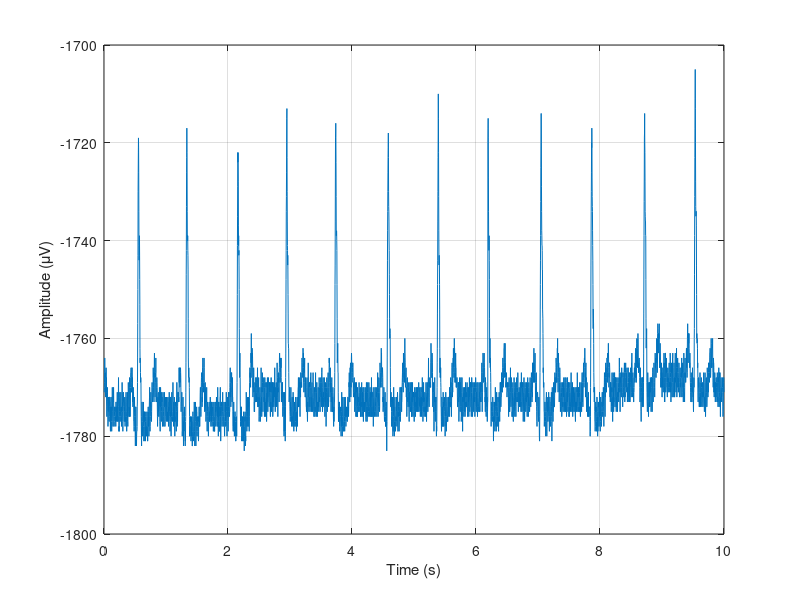

The MATLAB script that drew this image: (Note: this script raises an error after producing the figure.)
clear all; 
close all;

%% ======================================================= %%
% ELEC 6081 Biomedical Signals and Systems
% Assignment 2_2
% by Zhiguo Zhang, 10/2013

%% ============================2.1=========================== %%
%% load and display signal
load assg2_ecg
figure
N = length(signal);
t = [1:N]/Fs;
plot(t,signal)
xlabel('Time (s)')
ylabel('Amplitude (\muV)')
grid on
%print('ecg_signal_2_1','-dpng','-r300');

%% ============================2.2=========================== %%
%Level 5 decompostion, using db5 wavelet
[C,L] = wavedec(signal,5,'db5');

%Reconstruct level 5 approximation and Level 1-5 details

%Reconstruct Level 5 approximation
A5 = wrcoef('a',C,L,'db5',5);

%Reconstruct Level 1-5 details
D1 = wrcoef('d',C,L,'db5',1); 
D2 = wrcoef('d',C,L,'db5',2); 
D3 = wrcoef('d',C,L,'db5',3);
D4 = wrcoef('d',C,L,'db5',4);
D5 = wrcoef('d',C,L,'db5',5);

%Diplay approximations and decomposition
figure
subplot(2,3,1); plot(t,A5); 
title('Approximation A5') 
xlabel('Time (s)')
ylabel('Amplitude (\muV)')
subplot(2,3,2); plot(t,D1); 
title('Detail D1') 
xlabel('Time (s)')
ylabel('Magnitude')
subplot(2,3,3); plot(t,D2); 
title('Detail D2')
xlabel('Time (s)')
ylabel('Magnitude')
subplot(2,3,4); plot(t,D3); 
title('Detail D3')
xlabel('Time (s)')
ylabel('Magnitude')
subplot(2,3,5); plot(t,D4); 
title('Detail D4')
xlabel('Time (s)')
ylabel('Magnitude')
subplot(2,3,6); plot(t,D5); 
title('Detail D5')
xlabel('Time (s)')
ylabel('Magnitude')
%print('level5_wavelet_decomposition_2_2','-dpng','-r300');

%% ============================2.3=========================== %%
%wavelet thresholding, denoising
[thr,sorh,keepapp] = ddencmp('den','wv',signal); %calc default denoising parameters
clean = wdencmp('gbl',C,L,'db5',5,thr,sorh,keepapp); %perform actual denoising

%display
figure
subplot(2,1,1); plot(t, signal); title('Original')
xlabel('Time (s)')
ylabel('Amplitude (\muV)')
subplot(2,1,2); plot(t, clean); title('Denoised')
xlabel('Time (s)')
ylabel('Amplitude (\muV)')
%print('denoised_vs_original_2_3','-dpng','-r300');

